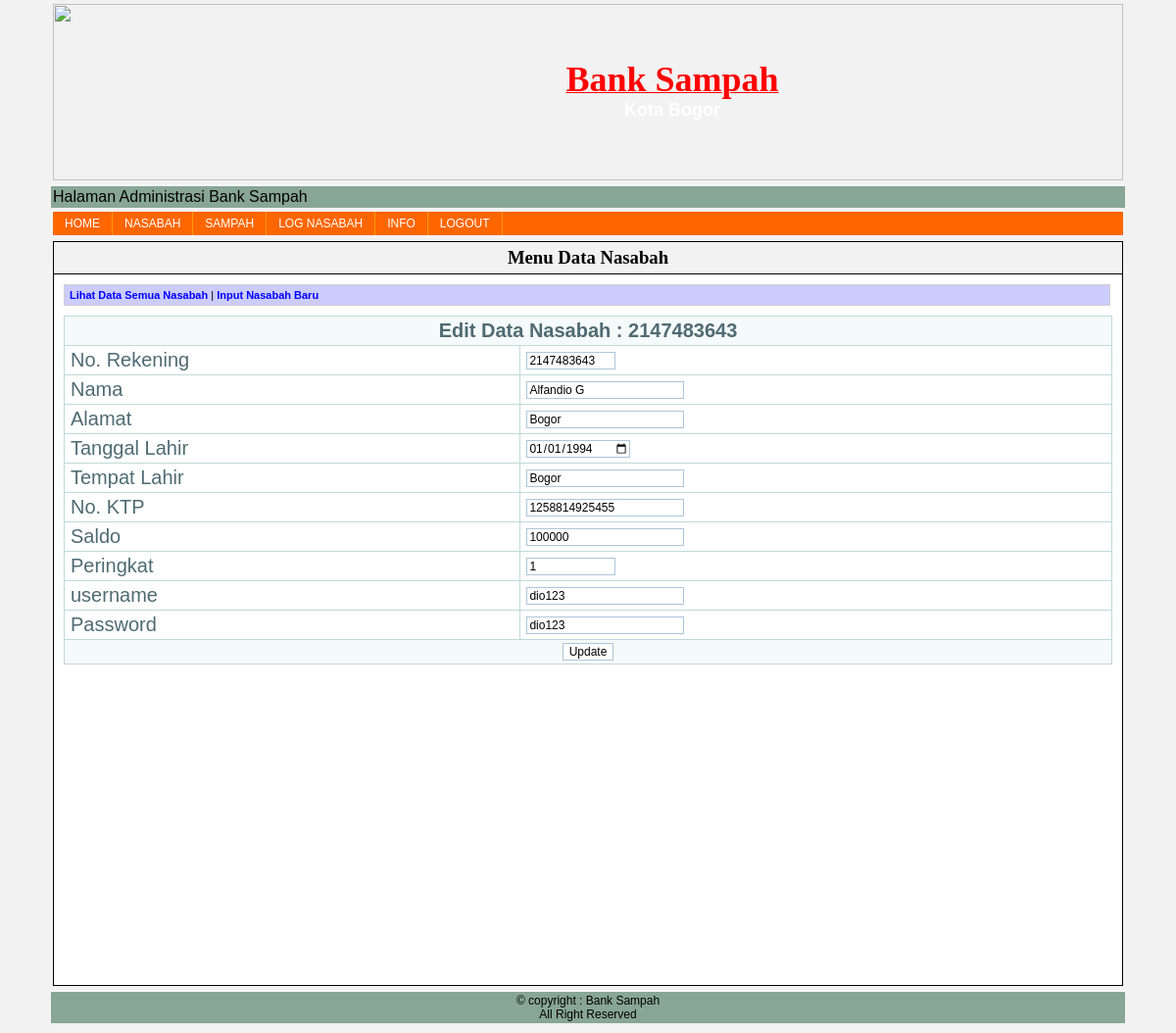
/admin/admin/index.php?page=edit_nasabah&id=1 (signed in), run on the app's committed database.
### tables this page shows
CREATE TABLE IF NOT EXISTS `nasabah` (
  `id_N` int(15) NOT NULL AUTO_INCREMENT,
  `no_rekening` int(30) NOT NULL,
  `nama` varchar(30) NOT NULL,
  `alamat` text NOT NULL,
  `tanggal_lahir` date NOT NULL,
  `tempat_lahir` varchar(30) NOT NULL,
  `no_KTP` varchar(20) NOT NULL,
  `saldo` int(30) NOT NULL,
  `peringkat` int(5) NOT NULL,
  `usernameN` varchar(30) NOT NULL,
  `passwordN` varchar(50) NOT NULL,
  PRIMARY KEY (`id_N`),
  UNIQUE KEY `username` (`usernameN`),
  UNIQUE KEY `no_KTP` (`no_KTP`)
);

### admin/nasabah/edit_nasabah.php (the view, shortened to what this page needs)
<?php
include "../include/koneksi_db.php";
include "../nasabah/link.php";
$idN	= isset($_GET['id']) ? $_GET['id'] : "";
if ($idN == "") {
	echo "<script>alert('Pilih dulu data yang akan di-update');</script>";
	echo "<meta http-equiv='refresh' content='0; url=lihat_nasabah.php'>";
} else {
	$query		= mysql_query("SELECT * FROM nasabah WHERE id_N='$idN'", $konek);
	$hasil		= mysql_fetch_array($query);
	$noRek  	= $hasil['no_rekening'];
	$nama 		= $hasil['nama'];
	$alamat = $hasil['alamat'];
	$tgl	= $hasil['tanggal_lahir'];
    $tl     = $hasil['tempat_lahir'];
	$noKTP	= $hasil['no_KTP'];
	$saldo		= $hasil['saldo'];
	$peringkat	= $hasil['peringkat'];
	$usrnameN	= $hasil['usernameN'];
	$passN		= $hasil['passwordN'];
}
?>
<form method="post" action="?page=act_edit_nasabah">
    <table width=100% border=1 class="table-data">
        <tr>
            <td class="head-data" colspan="2">Edit Data Nasabah : <?php echo $noRek; ?></td>
        </tr>
        <tr>
            <td class="pinggir-data">No. Rekening</td>
            <td class="pinggir-data"><input type="text" name="noRek" value="<?php echo $noRek; ?>" size="10"></td>
        </tr>
        <tr>
            <td class="pinggir-data">Nama</td>
            <td class="pinggir-data"><input type="text" name="nama" value="<?php echo $nama; ?>" size="20"></td>
        </tr>
        <tr>
            <td class="pinggir-data">Alamat</td>
            <td class="pinggir-data"><input type="text" name="alamat" value="<?php echo $alamat; ?>" size="20"></td>
        </tr>
        <tr>
            <td class="pinggir-data">Tanggal Lahir</td>
            <td class="pinggir-data"><input type="date" name="tgl" value="<?php echo $tgl ?>" size="20"></td>
        </tr>
        <tr>
            <td class="pinggir-data">Tempat Lahir</td>
            <td class="pinggir-data"><input type="text" name="tl" value="<?php echo $tl ?>" size="20"></td>
        </tr>
        <tr>
            <td class="pinggir-data">No. KTP</td>
            <td class="pinggir-data"><input type="text" name="noKTP" value="<?php echo $noKTP; ?>" size="20"></td>
        </tr>
        <tr>
            <td class="pinggir-data">Saldo</td>
            <td class="pinggir-data"><input type="text" name="saldo" value="<?php echo $saldo; ?>" size="20"></td>
        </tr>
        <tr>
            <td class="pinggir-data">Peringkat</td>
            <td class="pinggir-data"><input type="text" name="peringkat" value="<?php echo $peringkat; ?>" size="10"></td>
        </tr>
        <tr>
            <td class="pinggir-data">username</td>
            <td class="pinggir-data"><input type="text" name="usrname" value="<?php echo $usrnameN; ?>" size="20"></td>
        </tr>
        <tr>
            <td class="pinggir-data">Password</td>
            <td class="pinggir-data"><input type="text" name="pass" value="<?php echo $passN; ?>" size="20"></td>
        </tr>
        <tr>
            <td colspan="2" align="center" class="head-data"><input type="submit" value="Update"></td>
        </tr>
</table>
</form>

### admin/include/style.css (style rules this page uses)
body { background-color: #f2f2f2; color: black; margin-top: 0px; margin-left: 50px; margin-right: 50px; font-family: arial; font-size: 14px; }
.table-data { width: 100%; padding: 0; margin: 0 auto 1.5em auto; border-top: 1px solid #C1DAD7; border-left: 1px solid #C1DAD7; border-collapse:collapse; font-size:18px; font-family: verdana,arial,sans-serif; color:#545454; }
.head-data { font: normal 20px "Trebuchet MS", Verdana, Arial, Helvetica, sans-serif; border-right: 1px solid #C1DAD7; border-bottom: 1px solid #C1DAD7; padding: 3px 6px 3px 6px; color: #4f6b72; width: auto; text-align: center; background-color:#F5FAFA; font-weight: bold; }
.pinggir-data { font: normal 20px "Trebuchet MS", Verdana, Arial, Helvetica, sans-serif; border-right: 1px solid #C1DAD7; border-bottom: 1px solid #C1DAD7; padding: 3px 6px 3px 6px; color: #4f6b72; text-align: left; }
input { border-left : 1px solid #acc6db; border-right : 1px solid #acc6db; border-top : 1px solid #acc6db; border-bottom : 1px solid #acc6db; background-color : #fff; font-size : 12px; font-family : Verdana, Arial, Helvetica, sans-serif; color : #000; }

### admin/admin/index.php (style rules this page uses)
body { background-image: url(../../Rental%20Mobil%20G.A.H/images/rentcar2.jpg); }

### data on the page
nasabah: no_rekening "2147483643", noRek "2147483643", nama "Alfandio G", alamat "Bogor", tgl "01/01/1994", tl "Bogor", noKTP "1258814925455", saldo "100000", peringkat "1", usrname "dio123", pass "dio123"

### other printed values
$j "Menu Data Nasabah"
